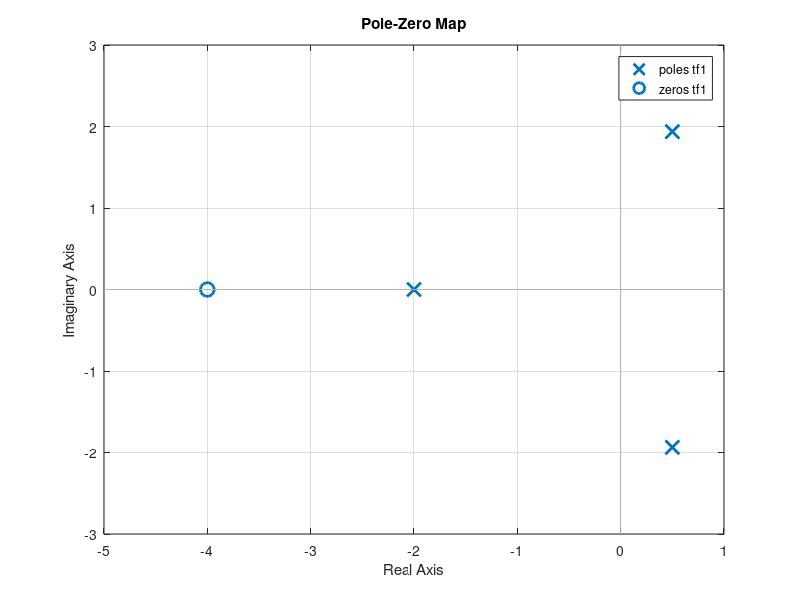
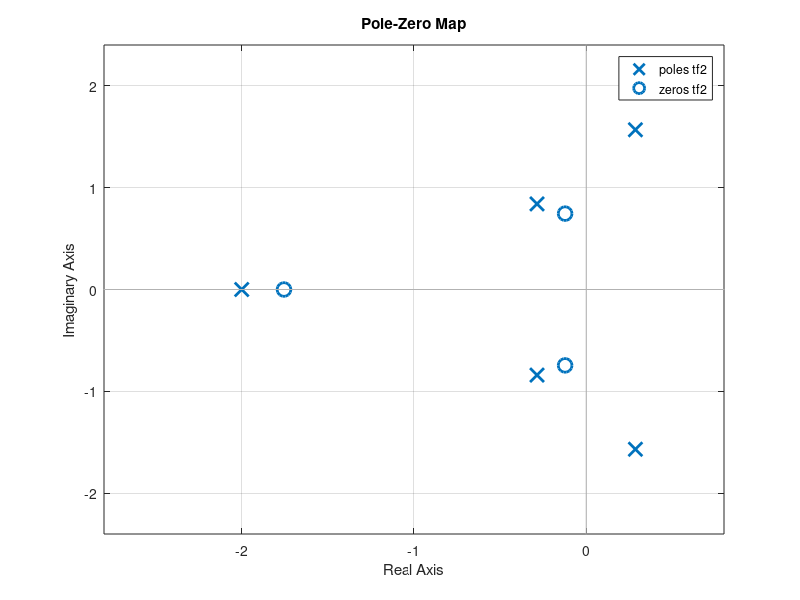

MATLAB code to generate these figures, in order:
% Andrew Navratil
% MAE 435 Controls
% HW 4
% Due 2019-10-22

% clear all vars and plots
close all; clear all; clc;

% use s method for writing transfer functions
s = tf('s');

% 1(b)(i)
tf1 = (2*s + 8) / (s^3 + s^2 + 2*s + 8);

figure;
pzmap(tf1);
xlim([-5 1]);
ylim([-3 3]);

% 1(b)(ii)
tf2 = (4*s^3 + 8*s^2 + 4*s + 4) / (s^5 + 2*s^4 + 3*s^3 + 7*s^2 + 4*s + 4);

figure;
pzmap(tf2);
